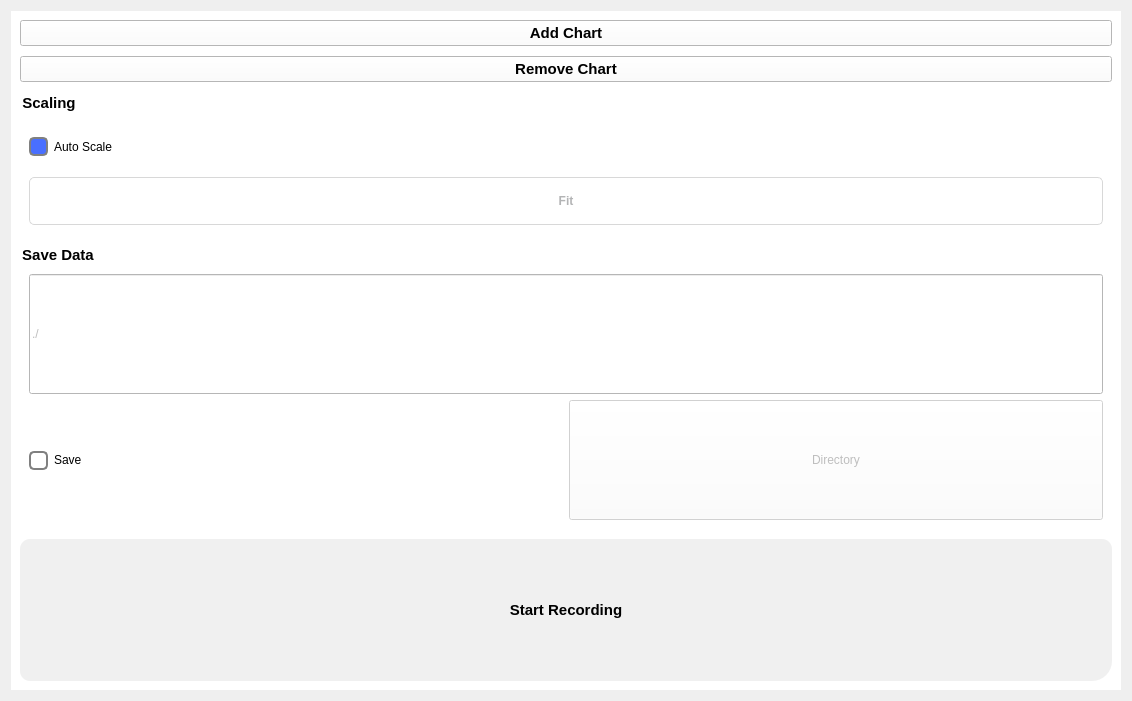
<?xml version="1.0" encoding="UTF-8"?>
<ui version="4.0">
 <class>PlotWidget</class>
 <widget class="QWidget" name="PlotWidget">
  <property name="geometry">
   <rect>
    <x>0</x>
    <y>0</y>
    <width>1132</width>
    <height>701</height>
   </rect>
  </property>
  <property name="font">
   <font>
    <family>Arial</family>
    <pointsize>11</pointsize>
    <bold>true</bold>
   </font>
  </property>
  <property name="windowTitle">
   <string>Plotter</string>
  </property>
  <layout class="QGridLayout" name="gridLayout_6">
   <item row="0" column="0">
    <widget class="QWidget" name="widget" native="true">
     <property name="styleSheet">
      <string notr="true">QWidget {
	font: 11pt &quot;Alibaba PuHuiTi 3.0&quot;;
   background-color: white;
   /*border-radius: 30px; */
}

QCheckBox::indicator {
    background-color: white;
	border: 2px solid gray;
    border-radius: 5px;
    width: 15px;
    height: 15px;
}

QCheckBox::indicator:checked {
	border: 2px solid gray;
    background-color:  rgb(73, 111, 255);
}

QCheckBox::indicator:unchecked {
   
}</string>
     </property>
     <layout class="QGridLayout" name="gridLayout_4" rowstretch="15,1" columnstretch="6,1">
      <item row="0" column="1" rowspan="2">
       <layout class="QVBoxLayout" name="verticalLayout" stretch="0,0,1,2,1">
        <property name="spacing">
         <number>10</number>
        </property>
        <item>
         <widget class="QPushButton" name="addChart">
          <property name="text">
           <string>Add Chart</string>
          </property>
         </widget>
        </item>
        <item>
         <widget class="QPushButton" name="removeChart">
          <property name="text">
           <string>Remove Chart</string>
          </property>
         </widget>
        </item>
        <item>
         <widget class="QGroupBox" name="scaleGroupBox">
          <property name="styleSheet">
           <string notr="true">QGroupBox {
	font-weight: bold;
	background-color: white;
	border-radius: 10px;
}</string>
          </property>
          <property name="title">
           <string>Scaling</string>
          </property>
          <layout class="QGridLayout" name="gridLayout_5">
           <property name="topMargin">
            <number>30</number>
           </property>
           <item row="0" column="0">
            <widget class="QCheckBox" name="scaleCheck">
             <property name="sizePolicy">
              <sizepolicy hsizetype="Preferred" vsizetype="Preferred">
               <horstretch>0</horstretch>
               <verstretch>0</verstretch>
              </sizepolicy>
             </property>
             <property name="styleSheet">
              <string notr="true">font: 11pt &quot;Alibaba PuHuiTi 3.0&quot;;</string>
             </property>
             <property name="text">
              <string>Auto Scale</string>
             </property>
             <property name="checked">
              <bool>true</bool>
             </property>
            </widget>
           </item>
           <item row="1" column="0">
            <widget class="QPushButton" name="fitButton">
             <property name="sizePolicy">
              <sizepolicy hsizetype="Preferred" vsizetype="Preferred">
               <horstretch>0</horstretch>
               <verstretch>0</verstretch>
              </sizepolicy>
             </property>
             <property name="styleSheet">
              <string notr="true">QPushButton {
	background-color: white;
	border: 1px solid #D8D8D8;
	border-radius: 5px;
	color: #B3B4B5;
	font-weight: bold;
}

QPushButton:hover {
	background-color: #D8D8D8;
	color: #262626;
}

QPushButton:pressed, QPushButton:checked {
	background-color: #DFF3FC;
	color: #262626;
	border: 0;
}</string>
             </property>
             <property name="text">
              <string>Fit</string>
             </property>
            </widget>
           </item>
          </layout>
         </widget>
        </item>
        <item>
         <widget class="QGroupBox" name="saveDataGroupBox">
          <property name="styleSheet">
           <string notr="true">QGroupBox {
	font-weight: bold;
	background-color: white;
	border-radius: 10px;
}</string>
          </property>
          <property name="title">
           <string>Save Data</string>
          </property>
          <layout class="QGridLayout" name="gridLayout_3">
           <property name="topMargin">
            <number>30</number>
           </property>
           <item row="1" column="1">
            <widget class="QPushButton" name="dirButton">
             <property name="enabled">
              <bool>false</bool>
             </property>
             <property name="sizePolicy">
              <sizepolicy hsizetype="Preferred" vsizetype="Preferred">
               <horstretch>0</horstretch>
               <verstretch>0</verstretch>
              </sizepolicy>
             </property>
             <property name="styleSheet">
              <string notr="true">font: 11pt &quot;Alibaba PuHuiTi 3.0&quot;;</string>
             </property>
             <property name="text">
              <string>Directory</string>
             </property>
            </widget>
           </item>
           <item row="1" column="0">
            <widget class="QCheckBox" name="saveCheck">
             <property name="sizePolicy">
              <sizepolicy hsizetype="Preferred" vsizetype="Preferred">
               <horstretch>0</horstretch>
               <verstretch>0</verstretch>
              </sizepolicy>
             </property>
             <property name="text">
              <string>Save</string>
             </property>
            </widget>
           </item>
           <item row="0" column="0" colspan="2">
            <widget class="QLineEdit" name="dataSavePathEdit">
             <property name="enabled">
              <bool>false</bool>
             </property>
             <property name="sizePolicy">
              <sizepolicy hsizetype="Preferred" vsizetype="Preferred">
               <horstretch>0</horstretch>
               <verstretch>0</verstretch>
              </sizepolicy>
             </property>
             <property name="text">
              <string>./</string>
             </property>
            </widget>
           </item>
          </layout>
         </widget>
        </item>
        <item>
         <widget class="QPushButton" name="recordButton">
          <property name="sizePolicy">
           <sizepolicy hsizetype="Preferred" vsizetype="Preferred">
            <horstretch>0</horstretch>
            <verstretch>0</verstretch>
           </sizepolicy>
          </property>
          <property name="styleSheet">
           <string notr="true">QPushButton {
    border-top-right-radius: 10px;
    border-top-left-radius: 10px;
    border-bottom-left-radius: 10px;
    border-bottom-right-radius: 20px;

	background-color: #F0F0F0;
	border: 0px solid #D8D8D8;
	color: #000000;
}

QPushButton:hover {
	background-color: #496FFF;
	color: white;
}

QPushButton:pressed, QPushButton:checked {
	color: red;
}</string>
          </property>
          <property name="text">
           <string>Start Recording</string>
          </property>
          <property name="icon">
           <iconset resource="../res.qrc">
            <normaloff>:/res/skinny.gif</normaloff>:/res/skinny.gif</iconset>
          </property>
          <property name="iconSize">
           <size>
            <width>30</width>
            <height>30</height>
           </size>
          </property>
         </widget>
        </item>
       </layout>
      </item>
      <item row="0" column="0" rowspan="2">
       <layout class="QGridLayout" name="gridPlot"/>
      </item>
     </layout>
    </widget>
   </item>
  </layout>
 </widget>
 <resources>
  <include location="../res.qrc"/>
 </resources>
 <connections/>
</ui>
